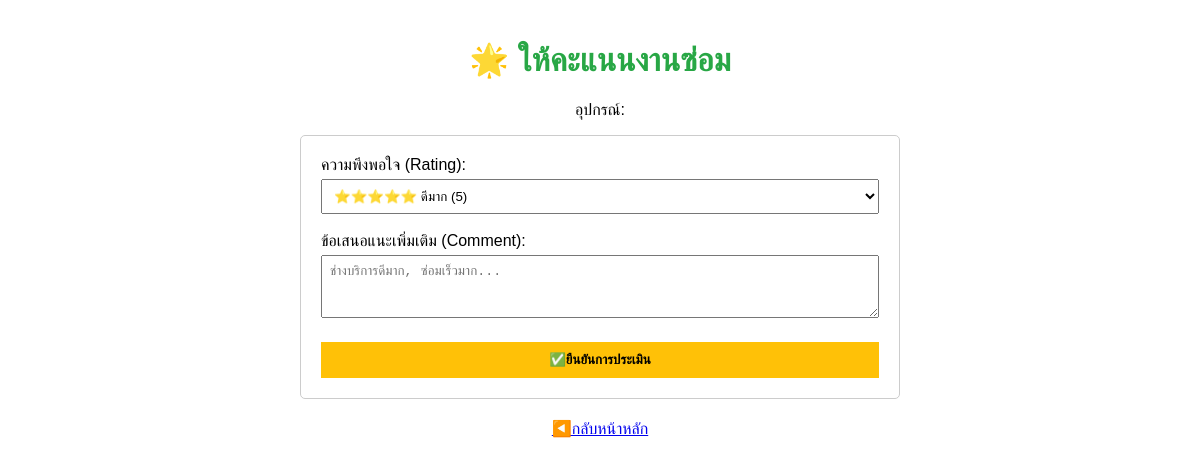
The page /evaluate/3 (signed in) on the database as committed earlier.
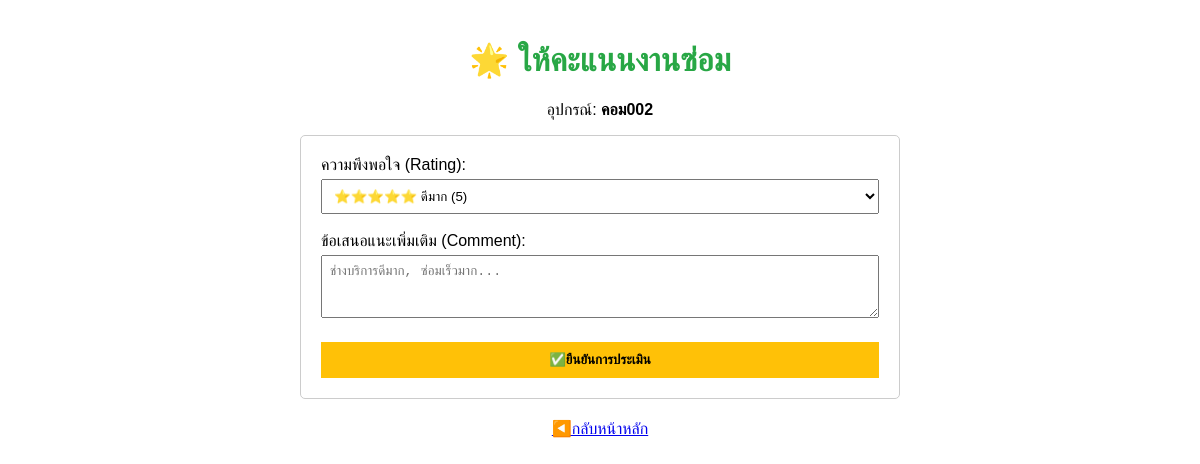
The same page on the database as committed later.
### tables this page shows
CREATE TABLE repairs (
    repair_id INTEGER PRIMARY KEY AUTOINCREMENT,
    user_id INTEGER NOT NULL,
    device_name TEXT NOT NULL,
    problem_detail TEXT NOT NULL,
    location TEXT NOT NULL,
    status TEXT DEFAULT 'Pending',
    report_date TIMESTAMP DEFAULT CURRENT_TIMESTAMP,
    technician_note TEXT,
    spare_parts TEXT, 
    cost INTEGER DEFAULT 0,
    FOREIGN KEY (user_id) REFERENCES users (user_id)
);

### app.py (the view, shortened to what this page needs)
@app.route('/evaluate/<int:repair_id>', methods=['GET', 'POST'])
def evaluate(repair_id):
    if 'user_id' not in session:
        return redirect(url_for('login'))
    conn = get_db_connection()
    repair = conn.execute('SELECT * FROM repairs WHERE repair_id = ?', (repair_id,)).fetchone()
    conn.close()
    return render_template('evaluate.html', repair=repair)

### app.py (called while the page is built)
def get_db_connection():
    conn = sqlite3.connect('maintenance.db')
    conn.row_factory = sqlite3.Row
    return conn

### templates/evaluate.html (shortened to what this page needs)
<!DOCTYPE html>
<html>
<head>
</head>
<body>
    <h1>🌟 ให้คะแนนงานซ่อม</h1>
    <p>อุปกรณ์: <strong>{{ repair['device_name'] }}</strong></p>
    <form method="POST">
        <label>ความพึงพอใจ (Rating):</label>
        <select name="rating" required>
            <option value="5">⭐⭐⭐⭐⭐ ดีมาก (5)</option>
        </select>
        <br><br>
        <label>ข้อเสนอแนะเพิ่มเติม (Comment):</label>
        <textarea name="comment" rows="3" placeholder="ช่างบริการดีมาก, ซ่อมเร็วมาก..."></textarea>
        <button type="submit">✅ยืนยันการประเมิน</button>
    </form>
    <a href="{{ url_for('dashboard') }}" style="display:block; margin-top:20px;">◀️กลับหน้าหลัก</a>
</body>
</html>

Rows that differ between the two databases and show on the page:
added repairs: device_name "คอม002"
